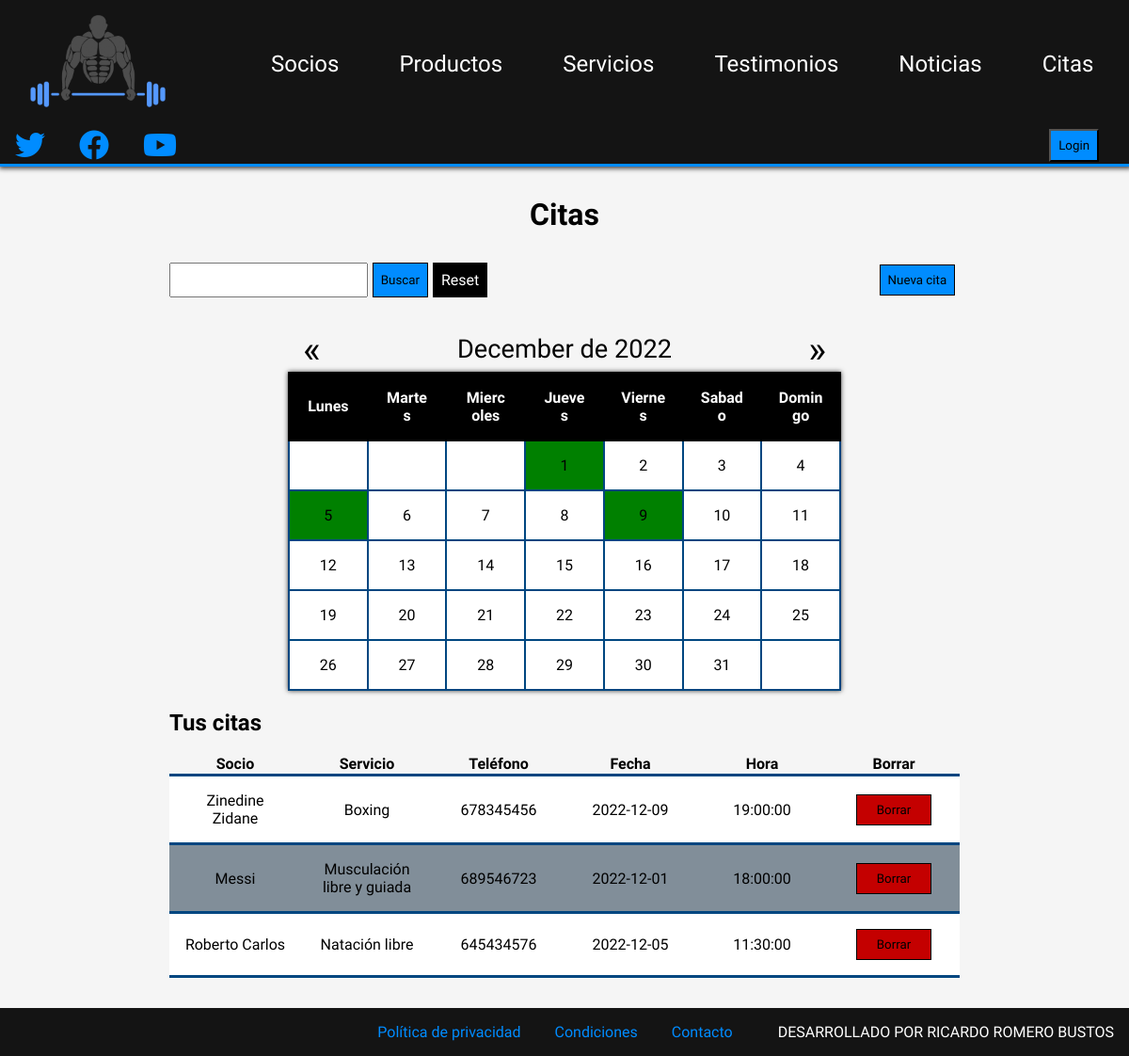
The app's page /php/citas.php with its own data.
### tables this page shows
CREATE TABLE `citas` (
  `socio` bigint(20) UNSIGNED NOT NULL,
  `servicio` bigint(20) UNSIGNED NOT NULL,
  `fecha` date NOT NULL,
  `hora` time NOT NULL
);

CREATE TABLE `socio` (
  `id` bigint(20) UNSIGNED NOT NULL,
  `nombre` varchar(50) NOT NULL,
  `edad` int(2) UNSIGNED NOT NULL,
  `usuario` varchar(15) NOT NULL,
  `pass` varchar(15) NOT NULL,
  `telefono` int(9) UNSIGNED NOT NULL,
  `foto` varchar(50) NOT NULL
);

CREATE TABLE `servicio` (
  `id` bigint(20) UNSIGNED NOT NULL,
  `descripcion` varchar(80) NOT NULL,
  `duracion` int(3) UNSIGNED NOT NULL,
  `precio` double(5,2) UNSIGNED NOT NULL
);

### php/citas.php (the view, shortened to what this page needs)
<!DOCTYPE html>
<html lang="en">
<head>
    <link rel="stylesheet" href="../css/estilos.css">
    <link rel="stylesheet" href="https://cdnjs.cloudflare.com/ajax/libs/font-awesome/6.2.0/css/all.min.css" />
</head>
<body>
    <header>
        <nav>
            <a href="../index.php"><img src="../img/logo.png" alt="" id="logo"></a>
            <a href="socios.php">Socios</a>
            <a href="productos.php">Productos</a>
            <a href="servicios.php">Servicios</a>
            <a href="testimonios.php">Testimonios</a>
            <a href="noticias.php">Noticias</a>
            <a href="citas.php">Citas</a>
        </nav>
        <div class="rrss">
            <a href="#"><i class="fa-brands fa-twitter"></i></a>
            <a href="#"><i class="fa-brands fa-facebook"></i></a>
            <a href="#"><i class="fa-brands fa-youtube"></i></a>
        </div>
        <div class="login">
            <form action="" method="post">
                <input type="submit" name="enviar" id="btn-login" value="Login">
            </form>
        </div>
    </header>
    <main>
        <section class="seccionCitas seccion">
            <h1>Citas</h1>
            <div class="contenedor_buscar_nuevo">
                <form action="#" method="post">
                    <input type="text" name="cadena">
                    <input type="submit" name="buscar_cita" value="Buscar">
                    <a href="citas.php">Reset</a>
                </form>
                <form action="panel_citas.php" method="post">
                    <input type="submit" name="nueva_cita" value="Nueva cita">
                </form>
            </div>
            <?php
                $con=conectarServidor();
                if($_GET){
                    $m=$_GET["nuevo_mes"];
                    $a=$_GET["nuevo_ano"];
                }else{
                    $marca=time();
                    $m=date('m', $marca);
                    $a=date('Y', $marca);
                }
                $marca_start=mktime(0,0,0,$m,1,$a);
                $start=date('N', $marca_start);
                $nom_mes=strftime('%B', $marca_start);
                $max_dias=date('t', $marca_start);
                $num_filas=ceil($max_dias/7);
                $dias=1;
                $mes_anterior=$m-1;
                $ano_anterior=$a;
                $mes_siguiente=$m+1;
                $ano_siguiente=$a;
                if($mes_siguiente==13){
                    $ano_siguiente++;
                    $mes_siguiente=1;
                }
                $fechas=$con->query("select distinct fecha from citas,servicio,socio where socio=socio.id and servicio=servicio.id and fecha like '%$a-$m-%'");
                $tiene_citas=false;
                while($fila_fechas=$fechas->fetch_array(MYSQLI_ASSOC)){
                    $marca_dia=strtotime($fila_fechas['fecha']);
                    $dias_con_cita[]=date('d', $marca_dia);
                    $tiene_citas=true;
                }
                echo "<div id=\"cabecera_calendario\">
                    <a href=\"citas.php?nuevo_mes=$mes_anterior&nuevo_ano=$ano_anterior\">&laquo</a>
                    <span>$nom_mes de $a</span>
                    <a href=\"citas.php?nuevo_mes=$mes_siguiente&nuevo_ano=$ano_siguiente\">&raquo</a>
                </div>";
                echo "<table class=\"calendario\">
                <thead>
                    <tr>
                        <th>Lunes</th>
                        <th>Martes</th>
                        <th>Miercoles</th>
                        <th>Jueves</th>
                        <th>Viernes</th>
                        <th>Sabado</th>
                        <th>Domingo</th>
                    </tr>
                </thead>
                <tbody>";
                for($filas=0;$filas<$num_filas;$filas++){
                    echo "<tr>";
                    for($cols=0;$cols<7;$cols++){
                        if($dias<=$max_dias && $dias>=$start){
                            if($tiene_citas){
                                if(in_array($dias, $dias_con_cita)){
                                    echo "<td class=\"dia_cita\">$dias</td>";
                                }else{
                                    echo "<td>$dias</td>";
                                }
                                $dias++;
                            }else{
                                echo "<td>$dias</td>";
                                $dias++;
                            }
                        }else{
                            echo "<td></td>";
                            $start--;
                        }
                    }
                    echo "</tr>";
                }
                echo "</tbody>";
                echo "</table>";
                $citas=$con->query("select distinct socio,servicio,nombre,descripcion,telefono,fecha,hora from citas,servicio,socio where socio=socio.id and servicio=servicio.id and fecha like '%$a-$m-%'");
                if($citas->num_rows>0){
                    echo "<h2>Tus citas</h2>";
                    echo "<table>
                    <thead>
                        <tr>
                            <th>Socio</th>
                            <th>Servicio</th>
                            <th>Teléfono</th>
                            <th>Fecha</th>
                            <th>Hora</th>
                            <th>Borrar</th>
                        </tr>
                    </thead>
                    <tbody>";
                    while($fila_citas2=$citas->fetch_array(MYSQLI_ASSOC)){
                        echo "<tr>
                            <td>$fila_citas2[nombre]</td>
                            <td>$fila_citas2[descripcion]</td>
                            <td>$fila_citas2[telefono]</td>
                            <td>$fila_citas2[fecha]</td>
                            <td>$fila_citas2[hora]</td>
                            <td>
                                <form action=\"editar_citas.php\" method=\"post\">
                                    <input type=\"hidden\" name=\"id_socio\" value=\"$fila_citas2[socio]\">
                                    <input type=\"hidden\" name=\"id_servicio\" value=\"$fila_citas2[servicio]\">
                                    <input type=\"hidden\" name=\"fecha\" value=\"$fila_citas2[fecha]\">
                                    <input type=\"submit\" name=\"borrar_cita\" value=\"Borrar\" class=\"btn-borrar\">
                                </form>
                            </td>
                        </tr>";
                    }
                    echo "</tbody>";
                    echo "</table>";
                }
            ?>
        </section>
    </main>
    <footer>
        <div>
            <a href="#">Política de privacidad</a>
            <a href="#">Condiciones</a>
            <a href="#">Contacto</a>
        </div>
        <span>DESARROLLADO POR RICARDO ROMERO BUSTOS</span>
    </footer>
</body>
</html>

### css/estilos.css (style rules this page uses)
* { box-sizing: border-box; word-break: break-word; }
body { margin: 0; font-family: 'Play', sans-serif; background-color: whitesmoke; }
input { font-family: inherit; }
img { max-width: 100%; }
.btn-borrar { background-color: rgb(196, 0, 0); padding: 0.5rem; border: 1px solid black; width: 5rem; }
header { display: flex; justify-content: space-between; align-items: center; flex-wrap: wrap; position: sticky; top: 0; left: 0; z-index: 999; background-color: #141414; border-bottom: 3px solid rgb(0, 140, 255); box-shadow: 1px 0px 5px 2px rgba(0,0,0,0.75); -webkit-box-shadow: 1px 0px 5px 2px rgba(0,0,0,0.75); -moz-box-shadow: 1px 0px 5px 2px rgba(0,0,0,0.75); }
#logo { width: 9rem; margin-right: 3rem; }
header nav { display: flex; align-items: center; flex-wrap: wrap; }
header nav a { color: white; text-decoration: none; font-size: 1.5rem; margin: 1rem 2rem; }
.rrss a { color: rgb(0, 140, 255); font-size: 2rem; margin: 1rem; }
#btn-login { background-color: rgb(0, 140, 255); padding: 0.5rem; margin: auto 2rem; }
.seccion { margin: 1rem; width: 70%; margin: 2rem auto; min-height: 90vh; }
.seccion h1 { font-size: 2rem; text-align: center; margin-bottom: 2rem; }
.seccion table { border-collapse: collapse; width: 100%; }
.seccion td,.seccion th { border-bottom: 3px solid rgb(0, 70, 128); }
.seccion tbody>tr:nth-child(2n) { background-color: rgb(129, 142, 153); }
.seccion tbody>tr:nth-child(2n+1) { background-color: white; }
.contenedor_buscar_nuevo { display: flex; align-items: center; justify-content: space-between; margin-bottom: 2rem; }
.contenedor_buscar_nuevo input { padding: 0.5rem; margin-right: 0.3rem; }
.contenedor_buscar_nuevo input[type=submit] { background-color: rgb(0, 140, 255); padding: 0.5rem; border: 1px solid black; }
.contenedor_buscar_nuevo form { display: flex; }
.contenedor_buscar_nuevo a { background-color: black; padding: 0.5rem; border: 1px solid black; text-decoration: none; color: white; }
.seccionCitas td { width: 16.6%; text-align: center; padding: 1rem; }
.seccionCitas>.calendario { border-collapse: collapse; width: 70%; margin: auto; -webkit-box-shadow: 0px 0px 5px 0px rgba(0,0,0,0.75); -moz-box-shadow: 0px 0px 5px 0px rgba(0,0,0,0.75); box-shadow: 0px 0px 5px 0px rgba(0,0,0,0.75); }
.seccionCitas>.calendario td { width: 14%; text-align: center; padding: 1rem; }
.seccionCitas>.calendario th { background-color: black; color: white; padding: 1rem; border: 2px solid black; }
.seccionCitas>.calendario td { border: 2px solid rgb(0, 70, 128); }
.seccionCitas>.calendario tbody>tr:nth-child(2n) { background-color: white; }
.dia_cita { background-color: green; }
#cabecera_calendario { display: flex; align-items: center; justify-content: space-between; width: 70%; margin: auto; font-size: 1.7rem; }
#cabecera_calendario a { text-decoration: none; color: black; font-size: 2.5rem; margin: 0 1rem; }
footer { display: flex; justify-content: flex-end; align-items: center; background-color: #141414; color: white; padding: 1rem; }
footer a { color: rgb(0, 140, 255); text-decoration: none; margin: 0 1rem; }
footer>div { margin-right: 2rem; }

### records on screen
citas: socio.nombre "Zinedine Zidane", servicio.descripcion "Boxing", socio.telefono "678345456", fecha "2022-12-09", hora "19:00:00"
citas: socio.nombre "Messi", servicio.descripcion "Musculación libre y guiada", socio.telefono "689546723", fecha "2022-12-01", hora "18:00:00"
citas: socio.nombre "Roberto Carlos", servicio.descripcion "Natación libre", socio.telefono "645434576", fecha "2022-12-05", hora "11:30:00"

### other values on screen
$nom_mes "December"
$a "2022"
